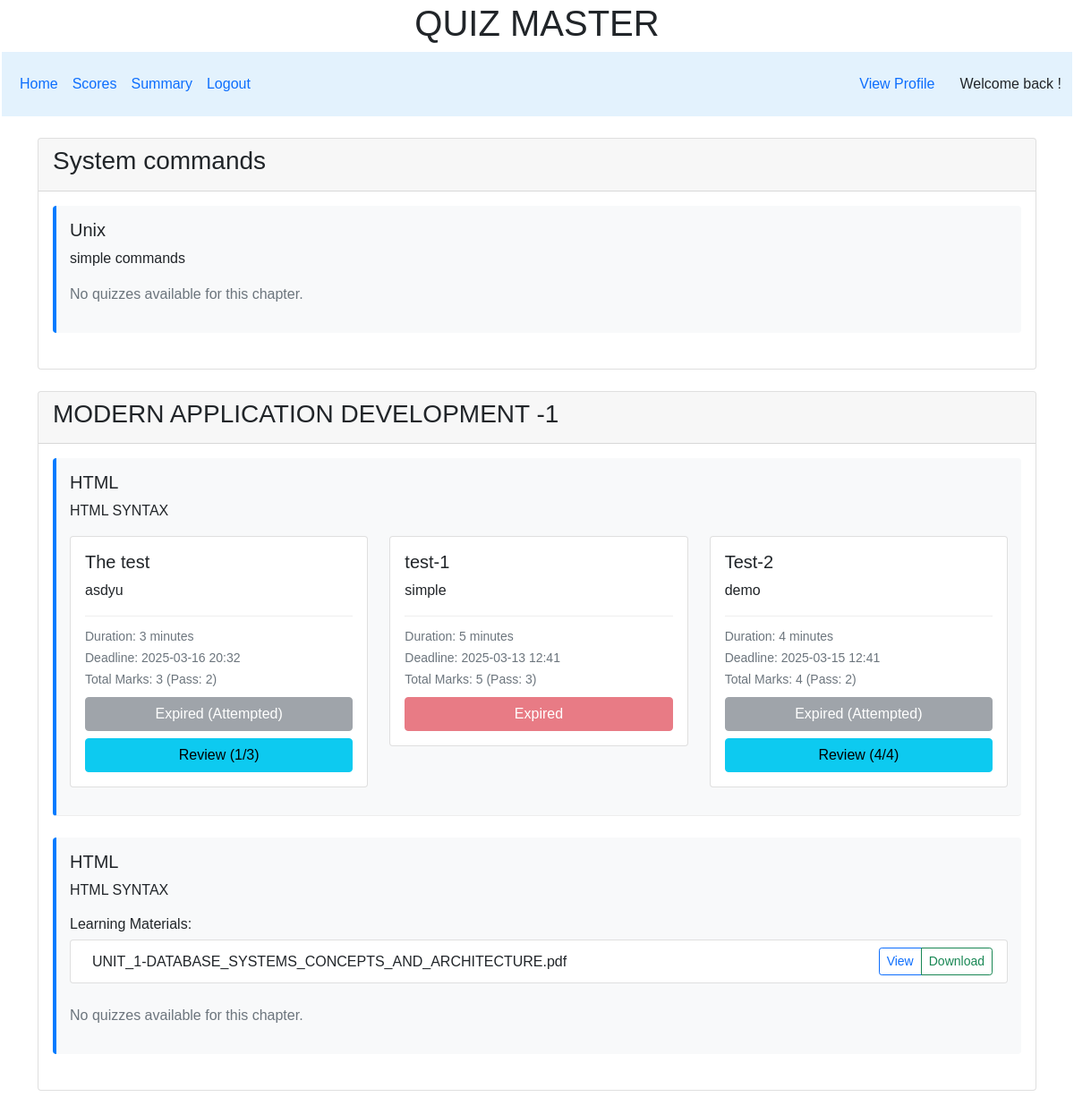
The page /user/2 (signed in) on the database as committed earlier.
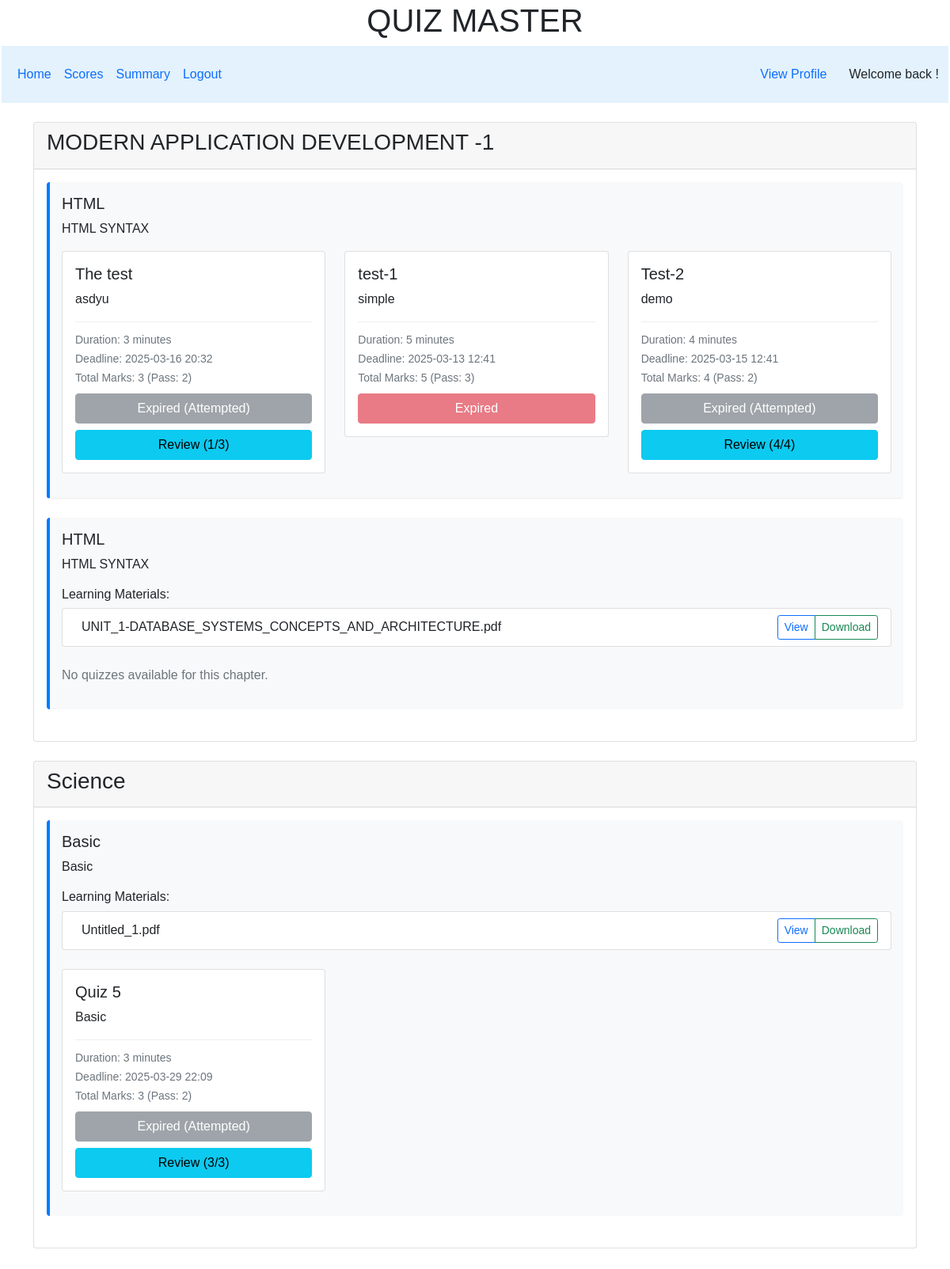
The same page on the database as committed later.
### controllers/model.py (models this page shows, shortened)
class Subject(db.Model):
    __tablename__ = 'subject'
    id = db.Column(db.Integer, primary_key=True)
    subject = db.Column(db.String, nullable=False)
    description = db.Column(db.String, nullable=True)
    chapters = db.relationship('Chapter', backref=db.backref('subject_ref', lazy='select'), lazy=True)

class Chapter(db.Model):
    __tablename__ = 'chapter'
    id = db.Column(db.Integer, primary_key=True)
    subject_id = db.Column(db.Integer, db.ForeignKey('subject.id'), nullable=False)
    chapter = db.Column(db.String, nullable=False)
    description = db.Column(db.String, nullable=True)
    quizzes = db.relationship('Quiz', backref=db.backref('chapter_ref', lazy='select'), lazy='select')
    content = db.relationship('content', backref=db.backref('chapter_ref', lazy='select'), lazy='select')

class Quiz(db.Model):
    __tablename__ = 'Quiz'
    id = db.Column(db.Integer, primary_key=True)
    chapter_id = db.Column(db.Integer, db.ForeignKey('chapter.id'), nullable=False)
    title = db.Column(db.String, nullable=False)
    description= db.Column(db.String, nullable=True)
    deadline = db.Column(db.DateTime, nullable=False)
    totalNoQues = db.Column(db.Integer, default=0)
    totalMarks = db.Column(db.Integer, default=0)
    passingMarks = db.Column(db.Integer, default=0)
    duration = db.Column(db.Integer, nullable=True)
    questions = db.relationship('Question', back_populates='quiz',cascade="all, delete-orphan")

class content(db.Model):
    __tablename__ = 'content'
    id = db.Column(db.Integer, primary_key=True)
    title = db.Column(db.String, nullable=False)
    chapter_id = db.Column(db.Integer, db.ForeignKey('chapter.id'), nullable=False)
    content_type = db.Column(db.String, nullable=False)
    file_path = db.Column(db.String, nullable=False)
    created_at = db.Column(db.DateTime, default=datetime.utcnow)

### controllers/controller.py (the view)
@app.route("/user/<id>")
@login_required
def user_interface(id):
    if int(id) != session.get('user_id') and session.get('role') != 0:
        flash("You can only access your own dashboard", "error")
        return redirect(url_for('user_interface', id=session.get('user_id')))
    user_info = User_Info.query.get_or_404(id)
    subjects = get_subjects()
    chapters = get_chapters()
    accessible_content = []
    for chapter in chapters:
        accessible_content.extend(content.query.filter_by(chapter_id=chapter.id).all())
    quiz_results = {}
    for chapter in chapters:
        for quiz in chapter.quizzes:
            result = QuizResult.query.filter_by(user_id=id, quiz_id=quiz.id).first()
            if result:
                quiz_results[quiz.id] = {
                    'result_id': result.id,
                    'score': result.score,
                    'date_taken': result.date_taken,
                    'time_taken': result.time_taken,
                    'total_marks': quiz.totalMarks,
                    'passed': result.score >= quiz.passingMarks
                }
    return render_template("user_interface.html",
                         id=id,
                         subjects=subjects,
                         chapters=chapters,
                         content=accessible_content,
                         quiz_results=quiz_results,
                         user_info=user_info,
                         now=datetime.now())

### controllers/controller.py (called while the page is built)
def login_required(f):
    @wraps(f)
    def decorated_function(*args, **kwargs):
        if 'user_id' not in session:
            flash('Please log in to access this page.', 'error')
            return redirect(url_for('login'))
        return f(*args, **kwargs)
    return decorated_function

def get_subjects():
    allsubject = Subject.query.all()
    return allsubject

def get_chapters():
    allchapter = Chapter.query.all()
    return allchapter

### templates/user_interface.html (shortened to what this page needs)
{% extends 'user_layout.html' %}
{% block content %}
<div class="container mt-4">
    {% for subject in subjects %}
    <div class="card mb-4">
        <div class="card-header">
            <h3>{{ subject.subject }}</h3>
        </div>
        <div class="card-body">
            {% for chapter in subject.chapters %}
            <div class="chapter-section mb-4">
                <h5>{{ chapter.chapter }}</h5>
                <p>{{ chapter.description }}</p>
                {% if chapter.content %}
                <div class="mb-4">
                    <h6>Learning Materials:</h6>
                    <div class="list-group">
                        {% for content_item in chapter.content %}
                        <div class="list-group-item d-flex justify-content-between align-items-center">
                            <div>
                                {{ content_item.title }}
                            </div>
                            <div class="btn-group">
                                {% set rel_path = content_item.file_path.replace('\\', '/').split('static/uploads/')[-1] %}
                                <a href="{{ url_for('download_file', filename=rel_path) }}"
                                   class="btn btn-sm btn-outline-primary"
                                   target="_blank">
                                    View
                                </a>
                                <a href="{{ url_for('download_file', filename=rel_path) }}?download=true"
                                   class="btn btn-sm btn-outline-success"
                                   download="{{ content_item.title }}">
                                    Download
                                </a>
                            </div>
                        </div>
                        {% endfor %}
                    </div>
                </div>
                {% endif %}
                {% if chapter.quizzes %}
                <div class="row">
                    {% for quiz in chapter.quizzes %}
                    <div class="col-md-4 mb-3">
                        <div class="card">
                            <div class="card-body">
                                <h5 class="card-title">{{ quiz.title }}</h5>
                                <p class="card-text">{{ quiz.description }}</p>
                                <div class="quiz-info mb-2">
                                    <small class="text-muted">
                                        Duration: {{ quiz.duration }} minutes<br>
                                        Deadline: {{ quiz.deadline.strftime('%Y-%m-%d %H:%M') }}<br>
                                        Total Marks: {{ quiz.totalMarks }} (Pass: {{ quiz.passingMarks }})
                                    </small>
                                </div>
                                <div class="d-flex flex-column">
                                    {% if quiz.deadline > now %}
                                        {% if quiz.id in quiz_results %}
                                            <button class="btn btn-secondary mb-2" disabled>Attempted</button>
                                            <a href="{{ url_for('quiz_result', result_id=quiz_results[quiz.id].result_id) }}"
                                               class="btn btn-info">Review ({{ quiz_results[quiz.id].score }}/{{ quiz.totalMarks }})</a>
                                        {% else %}
                                            <a href="{{ url_for('start_quiz', quiz_id=quiz.id) }}"
                                               class="btn btn-primary">Start Quiz</a>
                                        {% endif %}
                                    {% else %}
                                        {% if quiz.id in quiz_results %}
                                            <button class="btn btn-secondary mb-2" disabled>Expired (Attempted)</button>
                                            <a href="{{ url_for('quiz_result', result_id=quiz_results[quiz.id].result_id) }}"
                                               class="btn btn-info">Review ({{ quiz_results[quiz.id].score }}/{{ quiz.totalMarks }})</a>
                                        {% else %}
                                            <button class="btn btn-danger" disabled>Expired</button>
                                        {% endif %}
                                    {% endif %}
                                </div>
                            </div>
                        </div>
                    </div>
                    {% endfor %}
                </div>
                {% else %}
                <p class="text-muted">No quizzes available for this chapter.</p>
                {% endif %}
            </div>
            {% endfor %}
        </div>
    </div>
    {% endfor %}
</div>
{% endblock %}

### templates/user_layout.html (shortened to what this page needs)
<!DOCTYPE html>
<html>
    <head>
    <link rel="stylesheet" href="/static/style.css">
    <link href="https://cdn.jsdelivr.net/npm/bootstrap@5.0.2/dist/css/bootstrap.min.css" rel="stylesheet">
    <link href='https://unpkg.com/boxicons@2.1.4/css/boxicons.min.css' rel='stylesheet'>
</head>
<body>
   <div class="my_container">
    <div class="center"><h1>QUIZ MASTER</h1></div>
    <div class="my_panel">
        <nav class="navbar navbar-expand-lg bg-body-tertiary" style="background-color: #e3f2fd;">
        <div class="container-fluid">
          <div class="collapse navbar-collapse" id="navbarText">
            <ul class="navbar-nav me-auto mb-2 mb-lg-0">
              <li class="nav-item">
                <a class="nav-link active" aria-current="page" href="{{ url_for('user_interface', id=user_info.id) }}">Home</a>
              </li>
              <li class="nav-item">
                <a class="nav-link" href="{{ url_for('scores', user_id=session.get('user_id')) }}">Scores</a>
              </li>
              <li class="nav-item">
                <a class="nav-link" href="{{ url_for('summary', user_id=session.get('user_id')) }}">Summary</a>
              </li>
              <li class="nav-item">
                <a class="nav-link" href="{{ url_for('logout') }}">Logout</a>
              </li>
            </ul>
            <nav class="navbar bg-body-tertiary">
                <div class="container-fluid">
                    <a class="nav-link" href="{{ url_for('view_profile', user_id=session.get('user_id')) }}">View Profile</a>
                </div>
              </nav>
              <span class="navbar-text">
                Welcome back {{ name }}!
              </span>
            </div>
          </div>
        </nav>
              {% block content %}
              {% endblock %}
            </div>
          </div>
          </body>
          </html>

### static/style.css (style rules this page uses)
* { margin: 0px; padding: 0px; box-sizing: border-box; font-family: Arial, Helvetica, sans-serif; }
.my_container { border: 2px solid white }
.center { text-align: center; margin: auto; }
.chapter-section { border-bottom: 1px solid #eee; padding-bottom: 1rem; }
.chapter-section:last-child { border-bottom: none; }

### templates/user_interface.html (style rules this page uses)
.chapter-section { padding: 15px; border-left: 4px solid #007bff; background-color: #f8f9fa; border-radius: 4px; }
.quiz-info { border-top: 1px solid #eee; padding-top: 10px; margin-top: 10px; }

Rows that differ between the two databases and show on the page:
removed Subject: subject "System commands"
removed Chapter: chapter "Unix", description "simple commands", shows "No quizzes available for this chapter.", shown under "System commands"
added Subject: subject "Science"
added Chapter: chapter "Basic", description "Basic", shown under "Science"
added content: title "Untitled_1.pdf", shown under "Basic"
added Quiz: title "Quiz 5", description "Basic", duration "3", deadline "2025-03-29 22:09", totalMarks "3", passingMarks "2", quiz_results "3"
